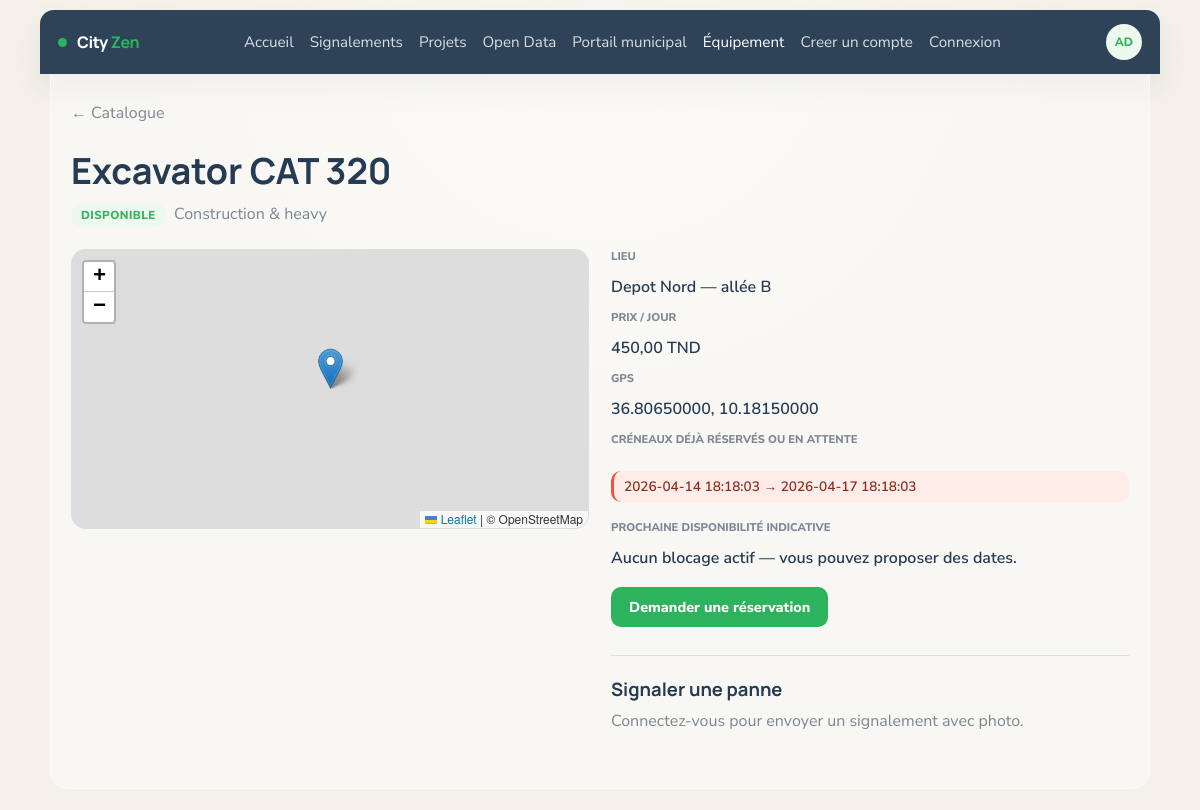
/equipment/detail.php?id=1, run on the app's committed database.
### tables this page shows
CREATE TABLE equipment (
    id               INT UNSIGNED AUTO_INCREMENT PRIMARY KEY,
    name             VARCHAR(150)    NOT NULL,
    status           ENUM('available','reserved','maintenance','out_of_service') NOT NULL DEFAULT 'available',
    location         VARCHAR(255)    NOT NULL DEFAULT '',
    type_id          INT UNSIGNED    NOT NULL,
    price_per_day    DECIMAL(10,2)   NOT NULL DEFAULT 0.00,
    last_maintenance DATE            NULL,
    latitude         DECIMAL(10,8)   NULL,
    longitude        DECIMAL(11,8)   NULL,
    CONSTRAINT fk_equipment_type
        FOREIGN KEY (type_id) REFERENCES type_equipment(id)
        ON DELETE RESTRICT ON UPDATE CASCADE
);

CREATE TABLE type_equipment (
    id                                   INT UNSIGNED AUTO_INCREMENT PRIMARY KEY,
    category_name                        VARCHAR(150)     NOT NULL,
    icon                                 VARCHAR(64)      NOT NULL DEFAULT '📦',
    daily_cost                           DECIMAL(10,2)    NOT NULL DEFAULT 0.00,
    warranty_months                      TINYINT UNSIGNED NOT NULL DEFAULT 12,
    default_maintenance_frequency_months TINYINT UNSIGNED NOT NULL DEFAULT 6
);

CREATE TABLE reservation (
    id                INT UNSIGNED AUTO_INCREMENT PRIMARY KEY,
    equipment_id      INT UNSIGNED    NOT NULL,
    user_id           INT UNSIGNED    NULL,
    extension_of_id   INT UNSIGNED    NULL,
    start_date        DATETIME        NOT NULL,
    end_date          DATETIME        NOT NULL,
    price_days        INT UNSIGNED    NOT NULL DEFAULT 1,
    price_per_day     DECIMAL(10,2)   NOT NULL DEFAULT 0.00,
    price_subtotal    DECIMAL(10,2)   NOT NULL DEFAULT 0.00,
    discount_code     VARCHAR(64)     NULL,
    discount_percent  TINYINT UNSIGNED NOT NULL DEFAULT 0,
    discount_amount   DECIMAL(10,2)   NOT NULL DEFAULT 0.00,
    price_total       DECIMAL(10,2)   NOT NULL DEFAULT 0.00,
    purpose           TEXT            NULL,
    usage_purpose     ENUM('event','repair','inspection') NULL,
    status            ENUM('pending','approved','rejected','returned','no_show','cancelled') NOT NULL DEFAULT 'pending',
    rejection_reason  TEXT            NULL,
    returned_at       DATETIME        NULL,
    notify_email_sent TINYINT(1)      NOT NULL DEFAULT 0,
    created_at        TIMESTAMP       DEFAULT CURRENT_TIMESTAMP,
    CONSTRAINT fk_reservation_equipment
        FOREIGN KEY (equipment_id) REFERENCES equipment(id)
        ON DELETE CASCADE ON UPDATE CASCADE,
    CONSTRAINT fk_reservation_user
        FOREIGN KEY (user_id) REFERENCES users(id)
        ON DELETE SET NULL ON UPDATE CASCADE,
    CONSTRAINT fk_reservation_extension
        FOREIGN KEY (extension_of_id) REFERENCES reservation(id)
        ON DELETE SET NULL ON UPDATE CASCADE
);

### equipment/detail.php (called while the page is built, shortened)
<?php
require __DIR__ . '/app/controllers/EquipmentDetailController.php';
require __DIR__ . '/app/views/equipment/detail.php';

### equipment/backoffice/app/models/Reservation.php (called while the page is built, shortened)
<?php
class Reservation
{
    private $pdo;
    public function __construct(PDO $pdo)
    {
        $this->pdo = $pdo;
    }
    public function latestBlockingEnd(int $equipmentId): ?string
    {
        $stmt = $this->pdo->prepare(
            'SELECT MAX(end_date) AS mx FROM reservation
             WHERE equipment_id = :eq AND status IN (\'pending\',\'approved\') AND end_date > NOW()'
        );
        $stmt->execute([':eq' => $equipmentId]);
        $mx = $stmt->fetchColumn();
        if ($mx === false || $mx === null) {
            return null;
        }
        return (string) $mx;
    }
    public function busyRangesForEquipment(int $equipmentId): array
    {
        $sql = 'SELECT start_date, end_date FROM reservation
                WHERE equipment_id = :eq
                  AND status IN (\'pending\', \'approved\')
                ORDER BY start_date ASC';
        $stmt = $this->pdo->prepare($sql);
        $stmt->execute([':eq' => $equipmentId]);
        $out = [];
        while ($row = $stmt->fetch()) {
            $out[] = [
                'start' => (string) $row['start_date'],
                'end'   => (string) $row['end_date'],
            ];
        }
        return $out;
    }
}

### equipment/backoffice/app/models/Equipment.php (called while the page is built, shortened)
<?php
class Equipment
{
    private $pdo;
    public function __construct(PDO $pdo)
    {
        $this->pdo = $pdo;
    }
    public function findWithType(int $id): ?array
    {
        $stmt = $this->pdo->prepare(
            'SELECT e.id, e.name, e.status, e.location, e.type_id, e.price_per_day, e.last_maintenance, e.latitude, e.longitude,
                    t.category_name AS type_category_name, t.icon AS type_icon, t.daily_cost AS type_daily_cost
             FROM equipment e
             INNER JOIN type_equipment t ON t.id = e.type_id
             WHERE e.id = :id'
        );
        $stmt->execute([':id' => $id]);
        $row = $stmt->fetch();
        return $row === false ? null : $row;
    }
}

### equipment/app/controllers/EquipmentDetailController.php (called while the page is built, shortened)
<?php
require_once dirname(__DIR__, 3) . '/core/layout.php';
require_once dirname(__DIR__, 3) . '/model/db.php';
require_once dirname(__DIR__, 3) . '/equipment/backoffice/app/models/Equipment.php';
require_once dirname(__DIR__, 3) . '/equipment/backoffice/app/models/Reservation.php';
$pdo = cityzen_db();
$equipment = new Equipment($pdo);
$reservations = new Reservation($pdo);
$id = (int) ($_GET['id'] ?? 0);
$row = $id > 0 ? $equipment->findWithType($id) : null;
$st = (string) $row['status'];
$badgeClass = match ($st) {
    'available' => 'eq-badge--available',
    'reserved' => 'eq-badge--reserved',
    'maintenance' => 'eq-badge--maintenance',
    default => 'eq-badge--out',
};
$stLabel = match ($st) {
    'available' => 'Disponible',
    'reserved' => 'En utilisation',
    'maintenance' => 'En maintenance',
    'out_of_service' => 'Hors service',
    default => $st,
};
$busy = $reservations->busyRangesForEquipment($id);
$nextEnd = $reservations->latestBlockingEnd($id);
$canRequest = $st === 'available';
$lat = $row['latitude'] ?? null;
$lng = $row['longitude'] ?? null;
$hasMap = $lat !== null && $lat !== '' && $lng !== null && $lng !== '';

### model/db.php (called while the page is built, shortened)
<?php
function cityzen_db(): PDO
{
    $host = getenv('CITYZEN_DB_HOST') ?: '127.0.0.1';
    $name = getenv('CITYZEN_DB_NAME') ?: (getenv('DB_NAME') ?: 'cityzen');
    $user = getenv('CITYZEN_DB_USER') ?: 'root';
    $dbPass = getenv('CITYZEN_DB_PASS');
    $pass = $dbPass === false ? '' : (string) $dbPass;
    $charset = 'utf8mb4';
    $dsn = sprintf('mysql:host=%s;dbname=%s;charset=%s', $host, $name, $charset);
    $pdo = new PDO($dsn, $user, $pass, [
        PDO::ATTR_ERRMODE => PDO::ERRMODE_EXCEPTION,
        PDO::ATTR_DEFAULT_FETCH_MODE => PDO::FETCH_ASSOC,
        PDO::ATTR_EMULATE_PREPARES => false,
    ]);
    cityzen_db_seed_if_empty($pdo);
    return $pdo;
}
function cityzen_db_seed_if_empty(PDO $pdo): void
{
    $n = (int) $pdo->query('SELECT COUNT(*) FROM users')->fetchColumn();
    if ($n > 0) {
        return;
    }
}

### core/auth.php (called while the page is built, shortened)
<?php
require_once __DIR__ . '/../model/db.php';
function cityzen_is_logged_in(): bool
{
    $u = $_SESSION['cityzen_user'] ?? null;
    return is_array($u) && ($u['username'] ?? '') !== '';
}
function cityzen_login_url(string $next = ''): string
{
    $login = cityzen_asset('controller/login.php');
    return $login . '?next=' . rawurlencode($next);
}

### equipment/app/views/equipment/detail.php (the view, shortened to what this page needs)
<?php
require dirname(__DIR__, 3) . '/includes/shell_start.php';
?>
  <p class="eq-page-lead"><a href="<?= htmlspecialchars(cityzen_asset('equipment/index.php'), ENT_QUOTES, 'UTF-8') ?>">← Catalogue</a></p>
  <h1 class="eq-page-title"><?= htmlspecialchars((string) $row['name'], ENT_QUOTES, 'UTF-8') ?></h1>
  <p class="eq-page-lead">
    <span class="eq-badge <?= $badgeClass ?>"><?= htmlspecialchars($stLabel, ENT_QUOTES, 'UTF-8') ?></span>
    &nbsp;<?= htmlspecialchars((string) $row['type_category_name'], ENT_QUOTES, 'UTF-8') ?>
  </p>
  <div class="eq-detail-grid">
    <div>
      <?php if ($hasMap): ?>
        <div id="eq-map" class="eq-map" role="img" aria-label="Carte du lieu"></div>
      <?php else: ?>
        <p class="eq-page-lead">Pas de coordonnées GPS pour cet équipement.</p>
      <?php endif; ?>
    </div>
    <div>
      <dl class="eq-detail-dl">
        <dt>Lieu</dt>
        <dd><?= htmlspecialchars((string) $row['location'], ENT_QUOTES, 'UTF-8') ?></dd>
        <dt>Prix / jour</dt>
        <dd><?= number_format((float) (($row['price_per_day'] ?? 0) > 0 ? $row['price_per_day'] : ($row['type_daily_cost'] ?? 0)), 2, ',', ' ') ?> TND</dd>
        <?php if ($hasMap): ?>
          <dt>GPS</dt>
          <dd><?= htmlspecialchars((string) $lat, ENT_QUOTES, 'UTF-8') ?>, <?= htmlspecialchars((string) $lng, ENT_QUOTES, 'UTF-8') ?></dd>
        <?php endif; ?>
        <dt>Créneaux déjà réservés ou en attente</dt>
        <dd>
          <?php if ($busy === []): ?>
            Aucune réservation en cours sur le calendrier.
          <?php else: ?>
            <ul class="eq-busy-list">
              <?php foreach ($busy as $b): ?>
                <li><?= htmlspecialchars($b['start'], ENT_QUOTES, 'UTF-8') ?> → <?= htmlspecialchars($b['end'], ENT_QUOTES, 'UTF-8') ?></li>
              <?php endforeach; ?>
            </ul>
          <?php endif; ?>
        </dd>
        <dt>Prochaine disponibilité indicative</dt>
        <dd>
          <?php if ($nextEnd !== null): ?>
            Après le <strong><?= htmlspecialchars($nextEnd, ENT_QUOTES, 'UTF-8') ?></strong> (sous réserve de validation).
          <?php else: ?>
            Aucun blocage actif — vous pouvez proposer des dates.
          <?php endif; ?>
        </dd>
      </dl>
      <?php if ($canRequest): ?>
        <p style="margin-top:18px">
          <a class="eq-btn eq-btn--primary" href="<?= htmlspecialchars(cityzen_asset('equipment/reserve.php?equipment_id=' . $id), ENT_QUOTES, 'UTF-8') ?>">Demander une réservation</a>
        </p>
      <?php else: ?>
        <p class="eq-page-lead">Réservation en ligne indisponible pour le moment (statut équipement).</p>
      <?php endif; ?>
      <section style="margin-top:28px;padding-top:20px;border-top:1px solid var(--line)">
        <h2 class="eq-page-title" style="font-size:1.15rem">Signaler une panne</h2>
        <?php if (!cityzen_is_logged_in() || cityzen_current_user_id() <= 0): ?>
          <p class="eq-page-lead"><a href="<?= htmlspecialchars(cityzen_login_url(cityzen_asset('equipment/detail.php?id=' . $id)), ENT_QUOTES, 'UTF-8') ?>">Connectez-vous</a> pour envoyer un signalement avec photo.</p>
        <?php endif; ?>
      </section>
    </div>
  </div>
<?php require dirname(__DIR__, 3) . '/includes/shell_end.php'; ?>

### assets/css/style.css (style rules this page uses)
:root { --bg: #f4f1ea; --surface: #ffffff; --surface-soft: #fbf8f2; --ink: #243b53; --muted: #7b8794; --line: #d9dfe7; --nav: #2f4358; --green: #2db35d; --green-soft: #edf8ef; --orange: #f08a1f; --orange-soft: #fff2df; --red: #ef523f; --red-soft: #feece8; --blue-soft: #eef5fb; --shadow: 0 14px 30px rgba(29, 53, 87, 0.08); --radius-lg: 18px; --radius-md: 14px; --radius-sm: 10px; }
* { box-sizing: border-box; }
html { scroll-behavior: smooth; }
body { margin: 0; font-family: "Nunito Sans", sans-serif; background: radial-gradient(circle at top, #f8f6f0 0%, var(--bg) 58%); color: var(--ink); }
a { color: inherit; text-decoration: none; }

### assets/css/equipment_public.css (style rules this page uses)
.eq-page-title { font-family: "Manrope", sans-serif; font-size: clamp(1.75rem, 4vw, 2.25rem); margin: 0 0 8px; }
.eq-page-lead { color: var(--muted); margin: 0 0 22px; max-width: 640px; }
.eq-badge { display: inline-block; padding: 4px 10px; border-radius: 999px; font-size: 0.72rem; font-weight: 800; text-transform: uppercase; letter-spacing: 0.04em; }
.eq-badge--available { background: var(--green-soft); color: var(--green); }
.eq-btn { display: inline-flex; align-items: center; justify-content: center; gap: 8px; padding: 10px 18px; border-radius: var(--radius-sm); font-weight: 800; border: none; cursor: pointer; text-decoration: none; font-size: 0.9rem; }
.eq-btn--primary { background: var(--green); color: #fff; }
.eq-detail-grid { display: grid; grid-template-columns: 1fr minmax(0, 1fr); gap: 22px; align-items: start; }
.eq-map { height: 280px; border-radius: var(--radius-md); border: 1px solid var(--line); z-index: 1; }
.eq-detail-dl { margin: 0; display: grid; gap: 12px; }
.eq-detail-dl dt { font-size: 0.7rem; font-weight: 800; text-transform: uppercase; color: var(--muted); margin: 0; }
.eq-detail-dl dd { margin: 0; font-weight: 600; }
.eq-busy-list { list-style: none; padding: 0; margin: 12px 0 0; font-size: 0.85rem; }
.eq-busy-list li { padding: 6px 10px; margin-bottom: 6px; background: var(--red-soft); color: #8b2e1f; border-radius: var(--radius-sm); border-left: 3px solid var(--red); }

### data on the page
equipment: name "Excavator CAT 320", status "DISPONIBLE", type.category_name "Construction & heavy", location "Depot Nord — allée B", price_per_day "450,00", latitude "36.80650000", longitude "10.18150000"
reservation: start_date "2026-04-14 18:18:03", end_date "2026-04-17 18:18:03"

### other printed values
$item['label'] "Accueil"
$item['label'] "Signalements"
$item['label'] "Projets"
$item['label'] "Open Data"
$item['label'] "Portail municipal"
$item['label'] "Équipement"
$item['label'] "Creer un compte"
$item['label'] "Connexion"
cityzen_user_initials() "AD"
